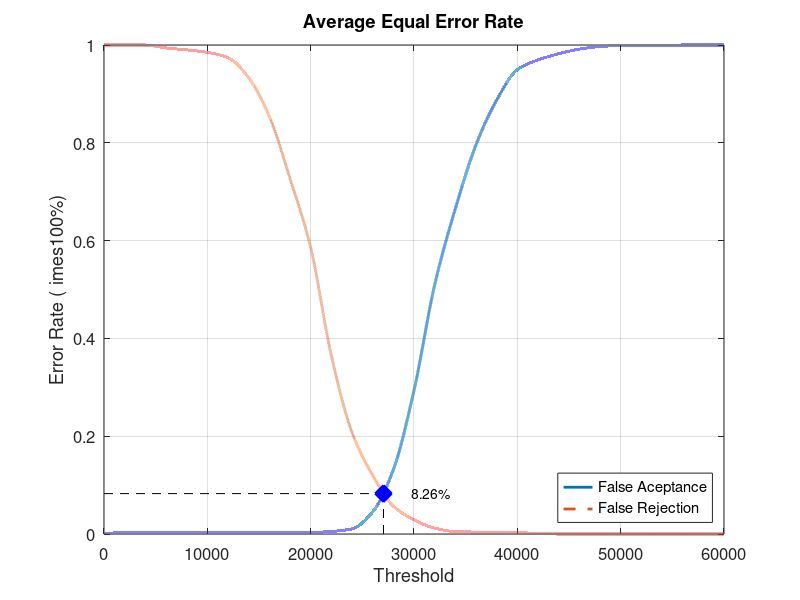
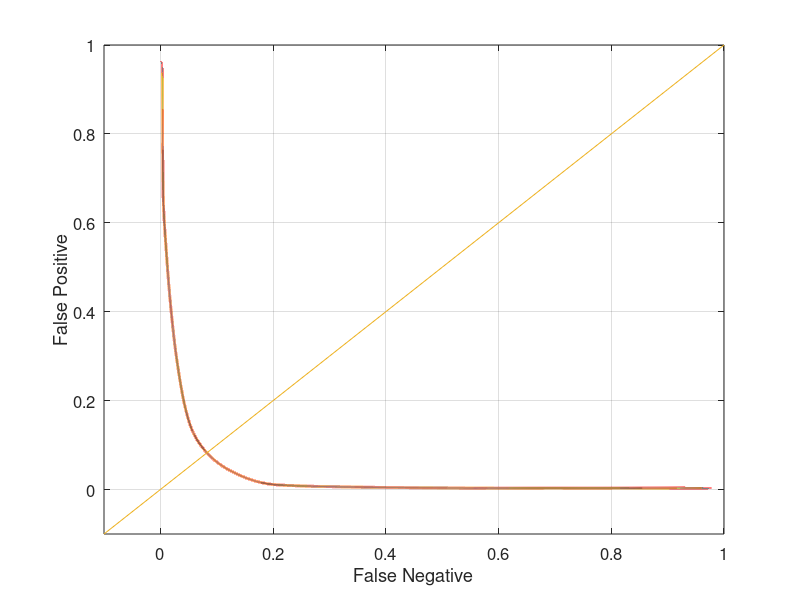

Reproduce these figures in MATLAB, in order.
close all;
clear;
clc;
x = 0:2000:60000;
xq = 0:0.5:60000;

y0 = [0 0.0031579 0.0031579 0.0031579 0.0031579 0.0031579 0.0031579 0.0031579 0.0031579 0.0031579 0.0031579 0.00526316 0.0105263 0.0452632 0.131579 0.293684 0.509474 0.665263 0.795789 0.887368 0.949474 0.969474 0.982105 0.991579 0.996842 0.998947 0.998947 0.998947 1 1 1]
yy0 = interp1(x, y0, xq, 'pchip');
y1 = [1 1 1 0.994 0.99 0.985 0.974 0.933 0.854 0.727 0.586 0.365 0.208 0.12 0.057 0.029 0.012 0.005 0.004 0.004 0.003 0.001 0 0 0 0 0 0 0 0 0]
yy1 = interp1(x, y1, xq, 'pchip');

% Calculating EER: 
y2 = abs(y0 - y1);
find(y2 == min(y2))
yy2 = abs(yy0 - yy1);
xEER = find(yy2 == min(yy2));
xEERIndex = xq(xEER) % X-axis EER
yEER = yy0(xEER) % Y-axis EER

main = figure
plot(xq, yy0,'-','LineWidth', 2);	hold on
plot(xq, yy1,'--','LineWidth', 2);	hold on
plot([xEERIndex xEERIndex], [0 yEER], 'k--');	hold on
plot([0 xEERIndex], [yEER yEER], 'k--');	hold on
plot(xEERIndex, yEER, 'bx', 'LineWidth', 10);	hold on
text(xEERIndex + 10 * xEERIndex / 100, yEER, [num2str(round((10000 * yEER)) / 100) '%'])
legend('False Aceptance', 'False Rejection', 'Location', 'SouthEast')
xlabel('Threshold')
ylabel('Error Rate (	imes100%)')
title('Average Equal Error Rate')
set(gca, 'FontSize', 12)
axis([0 60000 0 1])
grid on

print(main, 'Database2AverageMain', '-dpng');
FNRxFPR = figure('Color', [1 1 1]);
plot(yy1, yy0, '-', yy1, yy0, 'LineWidth', 2);
hold on
y = -0.1:0.1:1
plot(y, y); 
set(gca, 'FontSize', 12)
xlabel('False Negative')
ylabel('False Positive')
axis([-0.1 1 -0.1 1])
set(gca, 'FontSize', 12)
grid on

print(FNRxFPR, 'Database2AverageFNRxFPR','-dpng');
